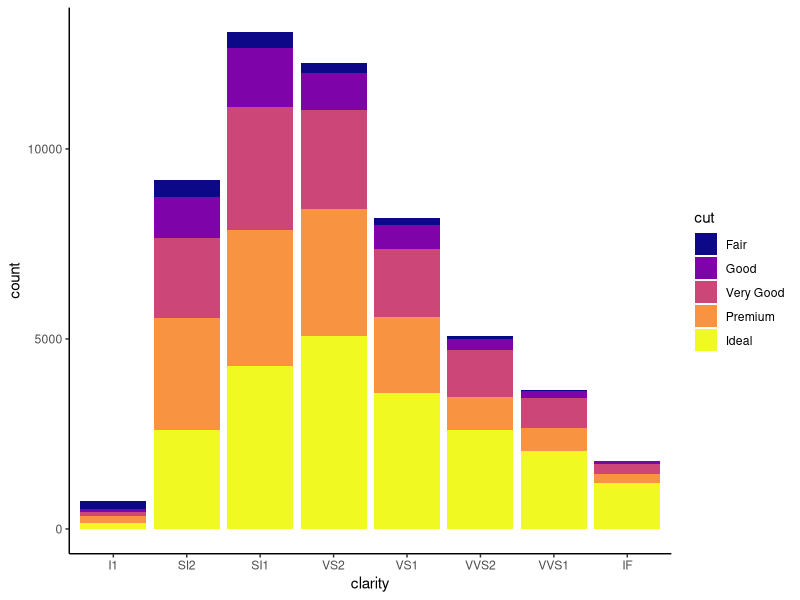

Source code (R):
library(tidyverse)

library(ggplot2)
ggplot(diamonds, aes(x = clarity, fill = cut)) +
  geom_bar() +
  theme(axis.text.x = element_text(angle=70, vjust=0.5)) +
  scale_fill_viridis_d(option = "C") +
  theme_classic()
